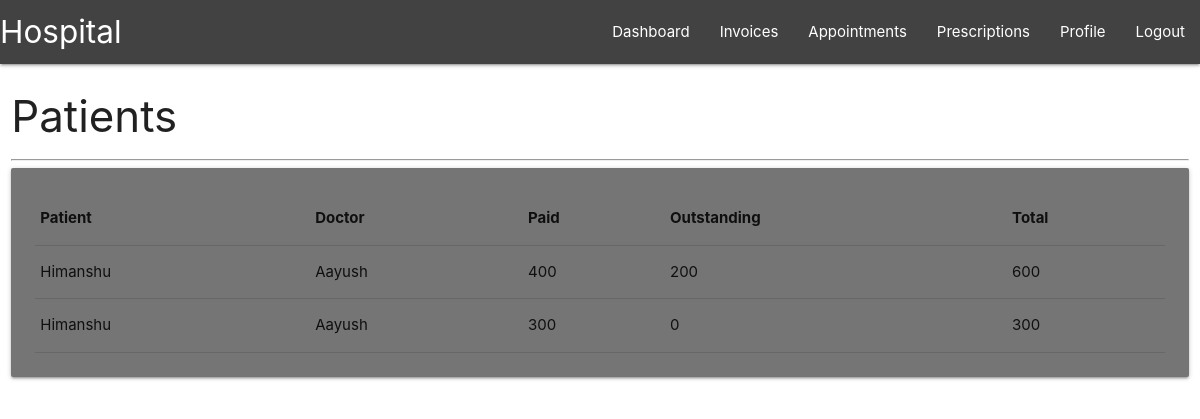
Page /invoices/ (signed in) on the committed database.
### accounts/models.py (models this page shows, shortened)
class Accounting(models.Model):
    patient = models.ForeignKey(Patient, on_delete=models.CASCADE)
    doctor = models.ForeignKey(Doctor, null=True, on_delete=models.CASCADE)
    medicines = models.CharField(max_length=200, null=True)
    medicines_price = models.DecimalField(decimal_places=2, max_digits=7, null=True)
    consultation_price = models.DecimalField(decimal_places=2, max_digits=7, null=True)
    paid = models.CharField(max_length=255)
    outstanding = models.CharField(max_length=255)
    total = models.CharField(max_length=255)

class Patient(models.Model):
    user = models.OneToOneField(User, on_delete=models.CASCADE)
    doctor = models.ForeignKey(Doctor, null=True, on_delete=models.CASCADE)
    name = models.CharField(max_length=200)
    disease = models.CharField(max_length=255, null=True, blank=True)
    email = models.EmailField(max_length=200, null=True)
    contact = models.IntegerField()
    gender = models.CharField(max_length=100, choices=GENDER)
    age = models.IntegerField()
    address = models.CharField(max_length=255)
    blood_group = models.CharField(max_length=3)
    image = models.ImageField(default="default.png", upload_to="profile_pics")

class Doctor(models.Model):
    user = models.OneToOneField(User, on_delete=models.CASCADE)
    name = models.CharField(max_length=200)
    email = models.EmailField(max_length=200, null=True)
    contact = models.CharField(max_length=20)
    gender = models.CharField(max_length=100, choices=GENDER)
    age = models.CharField(max_length=3)
    address = models.CharField(max_length=255)
    department = models.CharField(max_length=100, null=False, blank=False)
    salary = models.IntegerField(null=False, blank=False)
    status = models.CharField(max_length=200, null=False, blank=False, choices=STATUS)
    image = models.ImageField(default="default.png", upload_to="profile_pics")

### accounts/decorators.py (the view)
        def wrapper_func(request, *args, **kwargs):
            group = None
            if request.user.groups.exists():
                group = request.user.groups.all()[0].name
            if group in allowed_roles:
                return view_func(request, *args, **kwargs)
            else:
                return HttpResponse("You are not authorized to view this page")

### accounts/views.py (called while the page is built)
@login_required(login_url="login")
@allowed_users(allowed_roles=["receptionist", "hr", "patient"])
def invoice(request):
    if request.user.groups.filter(name="patient").exists():
        accounts = request.user.patient.accounting_set.all()
    else:
        accounts = Accounting.objects.all()
    context = {
        "accounts": accounts,
    }
    return render(request, "accounts/invoice.html", context)

### accounts/templates/accounts/invoice.html (shortened to what this page needs)
{% extends "accounts/main.html" %}
{% block content %}
<div class="row">
    <div class="col s12 m12">
        <h3>Patients</h3>
        <hr>
        <div class="card grey darken-1">
            <div class="card-content">
                <table class="responsive-table">
                    <thead>
                        <tr>
                            <th>Patient</th>
                            <th>Doctor</th>
                            <th>Paid</th>
                            <th>Outstanding</th>
                            <th>Total</th>
                        </tr>
                    </thead>
                    <tbody>
                        {% for acc in accounts %}
                        <tr>
                            <td>{{acc.patient.name}}</td>
                            <td>{{acc.doctor.name}}</td>
                            <td>{{acc.paid}}</td>
                            <td>{{acc.outstanding}}</td>
                            <td>{{acc.total}}</td>
                        </tr>
                        {% endfor %}
                    </tbody>
                </table>
            </div>
        </div>
    </div>
</div>
{% endblock content %}

### rows in the picture
Accounting: patient.name "Himanshu", doctor.name "Aayush", paid "400", outstanding "200", total "600"
Accounting: patient.name "Himanshu", doctor.name "Aayush", paid "300", outstanding "0", total "300"
